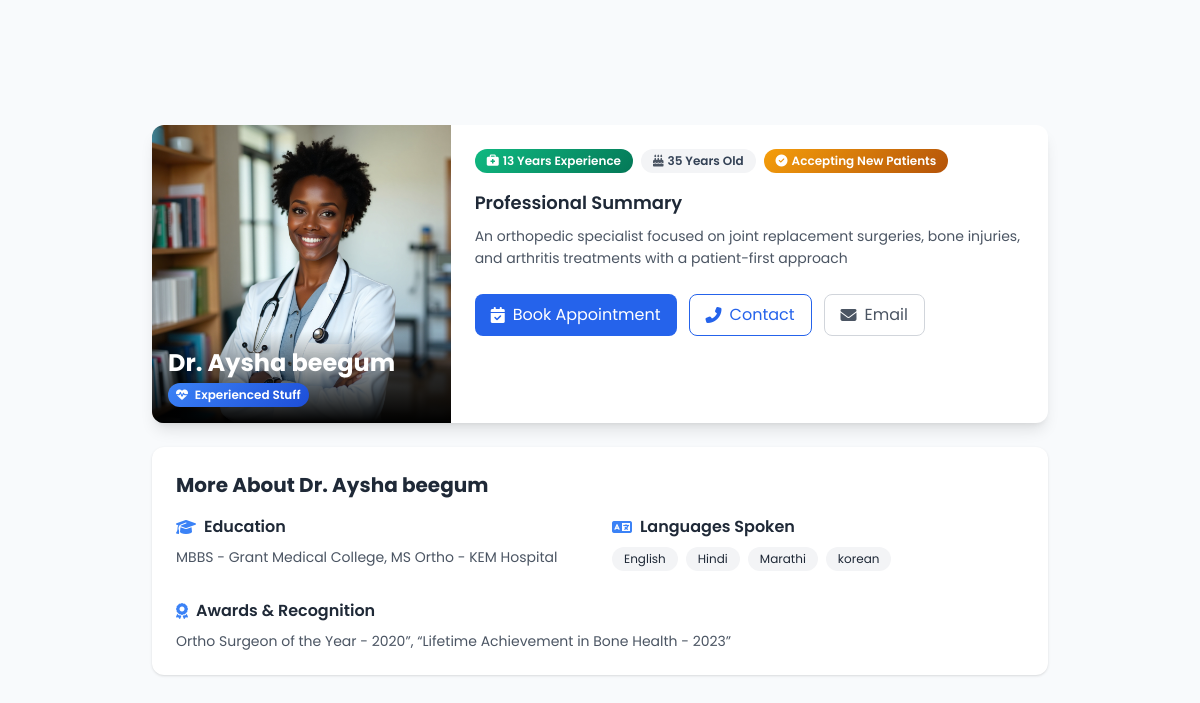
/doctor/4/, run on the app's committed database.
### website/models.py (models this page shows, shortened)
class Doctordetails(models.Model):
    d_name = models.CharField(max_length=100)
    d_department = models.ForeignKey(Department, on_delete=models.CASCADE)
    d_image = models.ImageField(upload_to='doctors/')
    d_description = models.TextField()
    d_age = models.IntegerField()
    d_experience = models.IntegerField()
    d_qualification = models.CharField(max_length=200)
    d_profsummary = models.TextField()
    d_email = models.EmailField()
    d_phone = models.CharField(max_length=15)
    d_languages = models.CharField(max_length=200)
    d_education = models.TextField()
    d_awards = models.TextField()

class Department (models.Model):
    dep_name = models.CharField(max_length=100)
    dep_description = models.TextField()

### website/views.py (the view)
# urls.py: path('doctor/<int:id>/', views.doctor_detail, name='doctor_detail'),
def doctor_detail(request, id):
    doctor = get_object_or_404(Doctordetails, id=id)
    languages = doctor.d_languages.split(",") if doctor.d_languages else []
    return render(request, 'Doctordetails.html', {
        'doctor': doctor,
        'languages': languages
    })

### website/templates/Doctordetails.html (shortened to what this page needs)
{% load static %}
<!DOCTYPE html>
<html lang="en">
<head>
    <script src="https://cdn.tailwindcss.com"></script>
    <link rel="stylesheet" href="https://cdnjs.cloudflare.com/ajax/libs/font-awesome/6.4.0/css/all.min.css">
</head>
<body class="min-h-screen flex items-center justify-center p-4">
    <div class="max-w-4xl w-full">
        <div class="doctor-card bg-white rounded-xl overflow-hidden">
            <div class="md:flex">
                <div class="md:w-1/3 relative">
                    <img src="{{ doctor.d_image.url }}" alt="Dr. {{ doctor.d_name }}" class="w-full h-full object-cover">
                    <div class="absolute bottom-0 left-0 right-0 bg-gradient-to-t from-black to-transparent p-4">
                        <h1 class="text-white text-2xl font-bold">Dr. {{ doctor.d_name }}</h1>
                        <div class="flex items-center mt-1">
                            <span class="specialty-badge text-white text-xs font-semibold px-2 py-1 rounded-full">
                                <i class="fas fa-heartbeat mr-1"></i> {{ doctor.d_department.dep_name }}
                            </span>
                        </div>
                    </div>
                </div>
                <div class="md:w-2/3 p-6">
                    <div class="flex flex-wrap gap-2 mb-4">
                        <span class="experience-badge text-white text-xs font-semibold px-3 py-1 rounded-full flex items-center">
                            <i class="fas fa-briefcase-medical mr-1"></i> {{ doctor.d_experience }} Years Experience
                        </span>
                        <span class="text-xs font-semibold bg-gray-100 px-3 py-1 rounded-full flex items-center">
                            <i class="fas fa-birthday-cake mr-1 text-gray-600"></i> {{ doctor.d_age }} Years Old
                        </span>
                        <span class="availability-badge text-white text-xs font-semibold px-3 py-1 rounded-full flex items-center">
                            <i class="fas fa-check-circle mr-1"></i> Accepting New Patients
                        </span>
                    </div>
                    <div class="mb-6">
                        <h3 class="text-lg font-semibold text-gray-800 mb-2">Professional Summary</h3>
                        <p class="text-sm text-gray-600 leading-relaxed">{{ doctor.d_profsummary }}</p>
                    </div>
                    <div class="flex flex-wrap gap-3">
                        <a href="{% url 'appointment' %}" class="bg-blue-600 hover:bg-blue-700 text-white px-4 py-2 rounded-lg flex items-center transition-colors">
                            <i class="fas fa-calendar-check mr-2"></i> Book Appointment
                        </a>
                        <a href="tel:{{ doctor.d_phone }}" class="border border-blue-600 text-blue-600 hover:bg-blue-50 px-4 py-2 rounded-lg flex items-center transition-colors">
                            <i class="fas fa-phone-alt mr-2"></i> Contact
                        </a>
                        <a href="mailto:{{ doctor.d_email }}" class="border border-gray-300 text-gray-600 hover:bg-gray-50 px-4 py-2 rounded-lg flex items-center transition-colors">
                            <i class="fas fa-envelope mr-2"></i> Email
                        </a>
                    </div>
                </div>
            </div>
        </div>
        <div class="mt-6 bg-white rounded-xl p-6 shadow">
            <h2 class="text-xl font-bold text-gray-800 mb-4">More About Dr. {{ doctor.d_name }}</h2>
            <div class="grid md:grid-cols-2 gap-6">
                <div>
                    <h3 class="font-semibold text-gray-800 mb-2 flex items-center">
                        <i class="fas fa-graduation-cap text-blue-500 mr-2"></i> Education
                    </h3>
                    <p class="text-sm text-gray-600">{{ doctor.d_education }}</p>
                </div>
<div>
    <h3 class="font-semibold text-gray-800 mb-2 flex items-center">
        <i class="fas fa-language text-blue-500 mr-2"></i> Languages Spoken
    </h3>
    <div class="flex flex-wrap gap-2">
        {% for lang in languages %}
            <span class="text-xs bg-gray-100 text-gray-800 px-3 py-1 rounded-full inline-block mb-1">
                {{ lang }}
            </span>
        {% endfor %}
    </div>
</div>
                <div class="md:col-span-2">
                    <h3 class="font-semibold text-gray-800 mb-2 flex items-center">
                        <i class="fas fa-award text-blue-500 mr-2"></i> Awards & Recognition
                    </h3>
                    <p class="text-sm text-gray-600">{{ doctor.d_awards }}</p>
                </div>
            </div>
        </div>
    </div>
</body>
</html>

### website/templates/Doctordetails.html (style rules this page uses)
body { font-family: 'Poppins', sans-serif; background-color: #f8fafc; color: #334155; }
.doctor-card { box-shadow: 0 10px 15px -3px rgba(0, 0, 0, 0.1), 0 4px 6px -4px rgba(0, 0, 0, 0.1); transition: all 0.3s ease; }
.specialty-badge { background: linear-gradient(135deg, #3b82f6 0%, #1d4ed8 100%); }
.experience-badge { background: linear-gradient(135deg, #10b981 0%, #047857 100%); }
.availability-badge { background: linear-gradient(135deg, #f59e0b 0%, #b45309 100%); }

### data on the page
Doctordetails: d_image (picture), d_name "Aysha beegum", d_department.dep_name "Experienced Stuff", d_experience "13", d_age "35", d_profsummary "An orthopedic specialist focused on joint replacement surgeries, bone injuries, and arthritis treatments with a patient-first approach", d_education "MBBS - Grant Medical College, MS Ortho - KEM Hospital", d_awards "Ortho Surgeon of the Year - 2020”, “Lifetime Achievement in Bone Health - 2023”"

### other printed values
{{ lang }} "English" "Hindi" "Marathi" "korean"
